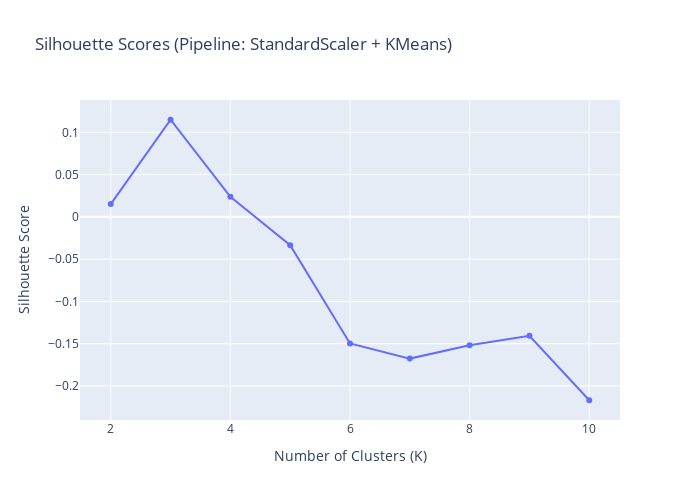

The cell this chart's notebook holds for it:
### Markdown cell above
k = 4 looks to be optimal based on elbow, look at sihouette score next

### Code cell
sil_scores = []
K_values_sil = list(range(2, 11))

for k in K_values_sil:
    pipe.set_params(kmeans__n_clusters=k)
    pipe.fit(X)

    labels = pipe["kmeans"].labels_

    sil = silhouette_score(X, labels)

    sil_scores.append(sil)


fig = px.line(
    x=K_values_sil,
    y=sil_scores,
    markers=True,
    title="Silhouette Scores (Pipeline: StandardScaler + KMeans)",
    labels={"x": "Number of Clusters (K)", "y": "Silhouette Score"}
)

fig.update_layout(height=500, width=700)
fig.show()

### Figure 1 — Plotly figure (JSON) as saved in the notebook; plotly's stock layout.template omitted (floating-point values rounded to 4 significant figures)
{"data": [{"hovertemplate": "Number of Clusters (K)=%{x}<br>Silhouette Score=%{y}<extra></extra>", "legendgroup": "", "line": {"color": "#636efa", "dash": "solid"}, "marker": {"symbol": "circle"}, "mode": "lines+markers", "name": "", "orientation": "v", "showlegend": false, "type": "scatter", "x": [2, 3, 4, 5, 6, 7, 8, 9, 10], "xaxis": "x", "y": [0.01511, 0.1149, 0.02375, -0.03344, -0.1497, -0.1676, -0.1519, -0.1406, -0.2169], "yaxis": "y"}], "layout": {"height": 500, "legend": {"tracegroupgap": 0}, "title": {"text": "Silhouette Scores (Pipeline: StandardScaler + KMeans)"}, "width": 700, "xaxis": {"anchor": "y", "domain": [0, 1], "title": {"text": "Number of Clusters (K)"}}, "yaxis": {"anchor": "x", "domain": [0, 1], "title": {"text": "Silhouette Score"}}}}
